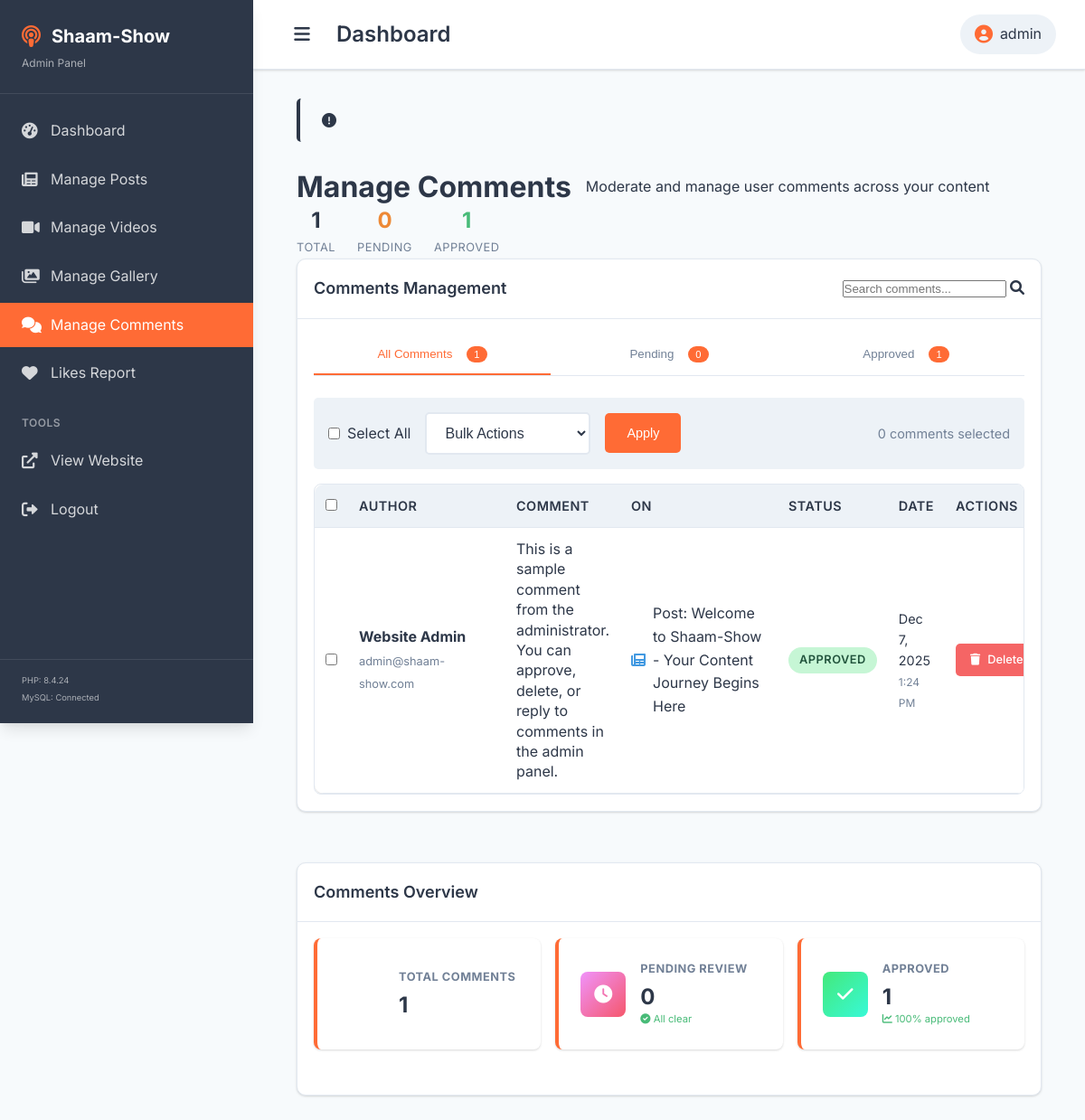
Page /admin/manage-comments.php (signed in) on the committed database.
### tables this page shows
CREATE TABLE comments (
    id INT AUTO_INCREMENT PRIMARY KEY,
    post_id INT NULL,
    video_id INT NULL,
    parent_id INT DEFAULT NULL,
    author_name VARCHAR(100) NOT NULL,
    author_email VARCHAR(150),
    author_website VARCHAR(200),
    author_ip VARCHAR(45),
    content TEXT NOT NULL,
    status ENUM('approved', 'pending', 'spam', 'trash') DEFAULT 'pending',
    likes INT DEFAULT 0,
    is_admin BOOLEAN DEFAULT FALSE,
    created_at TIMESTAMP DEFAULT CURRENT_TIMESTAMP,
    updated_at TIMESTAMP DEFAULT CURRENT_TIMESTAMP ON UPDATE CURRENT_TIMESTAMP,
    INDEX idx_post (post_id),
    INDEX idx_video (video_id),
    INDEX idx_parent (parent_id),
    INDEX idx_status (status),
    INDEX idx_email (author_email),
    INDEX idx_created (created_at),
    FOREIGN KEY (post_id) REFERENCES posts(id) ON DELETE CASCADE,
    FOREIGN KEY (video_id) REFERENCES videos(id) ON DELETE CASCADE,
    FOREIGN KEY (parent_id) REFERENCES comments(id) ON DELETE CASCADE
);

CREATE TABLE posts (
    id INT AUTO_INCREMENT PRIMARY KEY,
    title VARCHAR(255) NOT NULL,
    slug VARCHAR(300) UNIQUE NOT NULL,
    content LONGTEXT NOT NULL,
    excerpt TEXT,
    featured_image VARCHAR(500),
    category_id INT,
    tags JSON,
    reading_time INT DEFAULT 5,
    views INT DEFAULT 0,
    likes INT DEFAULT 0,
    status ENUM('published', 'draft', 'archived') DEFAULT 'draft',
    meta_title VARCHAR(255),
    meta_description TEXT,
    meta_keywords TEXT,
    author_id INT NOT NULL,
    published_at TIMESTAMP NULL,
    created_at TIMESTAMP DEFAULT CURRENT_TIMESTAMP,
    updated_at TIMESTAMP DEFAULT CURRENT_TIMESTAMP ON UPDATE CURRENT_TIMESTAMP,
    INDEX idx_status (status),
    INDEX idx_category (category_id),
    INDEX idx_author (author_id),
    INDEX idx_published (published_at),
    FULLTEXT idx_search (title, content, excerpt)
);

### admin/manage-comments.php (the view, shortened to what this page needs)
<?php
require_once '../includes/config.php';
try {
    $stmt = $pdo->query("
        SELECT c.*,
               p.title as post_title,
               v.title as video_title
        FROM comments c
        LEFT JOIN posts p ON c.post_id = p.id
        LEFT JOIN videos v ON c.video_id = v.id
        ORDER BY c.created_at DESC
    ");
    $comments = $stmt->fetchAll();
} catch (PDOException $e) {
    die("Database error: " . $e->getMessage());
}
$approved_count = 0;
$all_count = count($comments);
foreach ($comments as $comment) {
    if ($comment['status'] === 'approved') $approved_count++;
}
?>
<?php include 'includes/admin-header.php'; ?>
<div class="content-header">
    <div class="header-left">
        <h1>Manage Comments</h1>
        <p class="page-description">Moderate and manage user comments across your content</p>
    </div>
    <div class="header-right">
        <div class="comment-stats">
            <div class="stat-item">
                <span class="stat-number"><?php echo $all_count; ?></span>
                <span class="stat-label">Total</span>
            </div>
            <div class="stat-item">
                <span class="stat-number text-warning"><?php echo $pending_count; ?></span>
                <span class="stat-label">Pending</span>
            </div>
            <div class="stat-item">
                <span class="stat-number text-success"><?php echo $approved_count; ?></span>
                <span class="stat-label">Approved</span>
            </div>
        </div>
    </div>
</div>
<div class="comments-manager">
    <div class="card comments-card">
        <div class="card-header">
            <h2>Comments Management</h2>
            <div class="header-actions">
                <div class="search-box">
                    <input type="text" id="commentsSearch" placeholder="Search comments..." class="search-input">
                    <i class="fas fa-search search-icon"></i>
                </div>
            </div>
        </div>
        <div class="card-body">
            <div class="tabs">
                <button class="tab active" onclick="filterComments('all')">
                    All Comments
                    <span class="tab-badge"><?php echo $all_count; ?></span>
                </button>
                <button class="tab" onclick="filterComments('pending')">
                    Pending
                    <span class="tab-badge"><?php echo $pending_count; ?></span>
                </button>
                <button class="tab" onclick="filterComments('approved')">
                    Approved
                    <span class="tab-badge"><?php echo $approved_count; ?></span>
                </button>
            </div>
            <form method="POST" action="" id="bulkForm">
                <div class="bulk-actions">
                    <div class="bulk-select">
                        <input type="checkbox" id="selectAll" onchange="toggleSelectAll()">
                        <label for="selectAll">Select All</label>
                    </div>
                    <select name="bulk_action" class="form-control bulk-action-select">
                        <option value="">Bulk Actions</option>
                    </select>
                    <button type="submit" class="btn btn-primary bulk-action-btn">
                        Apply
                    </button>
                    <div class="selected-count" id="selectedCount">
                        0 comments selected
                    </div>
                </div>
                <?php if ($comments): ?>
                    <div class="table-responsive">
                        <table class="data-table mobile-friendly">
                            <thead>
                                <tr>
                                    <th width="30">
                                        <input type="checkbox" id="selectAllHeader" onchange="toggleSelectAll()">
                                    </th>
                                    <th>Author</th>
                                    <th>Comment</th>
                                    <th>On</th>
                                    <th>Status</th>
                                    <th>Date</th>
                                    <th width="120">Actions</th>
                                </tr>
                            </thead>
                            <tbody id="commentsTable">
                                <?php foreach ($comments as $comment): ?>
                                <tr class="comment-row" data-status="<?php echo $comment['status']; ?>">
                                    <td>
                                        <input type="checkbox" name="comment_ids[]" value="<?php echo $comment['id']; ?>" class="comment-checkbox" onchange="updateSelectedCount()">
                                    </td>
                                    <td>
                                        <div class="comment-author">
                                            <strong><?php echo htmlspecialchars($comment['author_name']); ?></strong>
                                            <?php if ($comment['author_email']): ?>
                                                <br><small class="author-email"><?php echo htmlspecialchars($comment['author_email']); ?></small>
                                            <?php endif; ?>
                                        </div>
                                    </td>
                                    <td>
                                        <div class="comment-content">
                                            <?php echo htmlspecialchars($comment['content']); ?>
                                        </div>
                                    </td>
                                    <td>
                                        <div class="comment-context">
                                            <?php if ($comment['post_title']): ?>
                                                <i class="fas fa-newspaper text-primary"></i>
                                                Post: <?php echo htmlspecialchars($comment['post_title']); ?>
                                            <?php elseif ($comment['video_title']): ?>
                                                <i class="fas fa-video text-danger"></i>
                                                Video: <?php echo htmlspecialchars($comment['video_title']); ?>
                                            <?php else: ?>
                                                <span class="text-muted">N/A</span>
                                            <?php endif; ?>
                                        </div>
                                    </td>
                                    <td>
                                        <span class="status-badge status-<?php echo $comment['status']; ?>">
                                            <?php echo ucfirst($comment['status']); ?>
                                        </span>
                                    </td>
                                    <td>
                                        <div class="comment-date">
                                            <?php echo date('M j, Y', strtotime($comment['created_at'])); ?>
                                            <br>
                                            <small><?php echo date('g:i A', strtotime($comment['created_at'])); ?></small>
                                        </div>
                                    </td>
                                    <td>
                                        <div class="actions">
                                            <a href="manage-comments.php?delete=<?php echo $comment['id']; ?>"
                                               class="btn btn-danger btn-sm"
                                               onclick="return confirm('Are you sure you want to delete this comment? This action cannot be undone.')"
                                               title="Delete comment">
                                                <i class="fas fa-trash"></i>
                                                <span class="btn-text">Delete</span>
                                            </a>
                                        </div>
                                    </td>
                                </tr>
                                <?php endforeach; ?>
                            </tbody>
                        </table>
                    </div>
                <?php endif; ?>
            </form>
        </div>
    </div>
    <div class="card stats-card">
        <div class="card-header">
            <h2>Comments Overview</h2>
        </div>
        <div class="card-body">
            <div class="stats-grid">
                <div class="stat-card">
                    <div class="stat-icon">
                        <i class="fas fa-comments"></i>
                    </div>
                    <div class="stat-content">
                        <h3>Total Comments</h3>
                        <div class="stat-number"><?php echo $all_count; ?></div>
                    </div>
                </div>
                <div class="stat-card">
                    <div class="stat-icon pending">
                        <i class="fas fa-clock"></i>
                    </div>
                    <div class="stat-content">
                        <h3>Pending Review</h3>
                        <div class="stat-number"><?php echo $pending_count; ?></div>
                        <?php if ($pending_count > 0): ?>
                            <div class="stat-change negative">
                                <i class="fas fa-exclamation-circle"></i>
                                Needs attention
                            </div>
                        <?php else: ?>
                            <div class="stat-change positive">
                                <i class="fas fa-check-circle"></i>
                                All clear
                            </div>
                        <?php endif; ?>
                    </div>
                </div>
                <div class="stat-card">
                    <div class="stat-icon approved">
                        <i class="fas fa-check"></i>
                    </div>
                    <div class="stat-content">
                        <h3>Approved</h3>
                        <div class="stat-number"><?php echo $approved_count; ?></div>
                        <div class="stat-change positive">
                            <i class="fas fa-chart-line"></i>
                            <?php echo $all_count > 0 ? round(($approved_count / $all_count) * 100) : 0; ?>% approved
                        </div>
                    </div>
                </div>
            </div>
        </div>
    </div>
</div>
<?php include 'includes/admin-footer.php'; ?>

### admin/manage-comments.php (style rules this page uses)
.comments-manager { display: flex; flex-direction: column; gap: 2rem; }
.comment-stats { display: flex; gap: 1.5rem; align-items: center; }
.stat-item { text-align: center; }
.stat-number { display: block; font-size: 1.5rem; font-weight: 700; margin-bottom: 0.25rem; }
.stat-label { font-size: 0.8rem; color: var(--admin-text-light); text-transform: uppercase; letter-spacing: 0.5px; }
.text-warning { color: var(--admin-warning); }
.text-success { color: var(--admin-success); }
.text-primary { color: var(--admin-info); }
.tabs { display: flex; margin-bottom: 1.5rem; border-bottom: 1px solid var(--admin-border); flex-wrap: wrap; }
.tab { padding: 0.75rem 1.5rem; background: none; border: none; cursor: pointer; font-weight: 500; color: var(--admin-text-light); border-bottom: 2px solid transparent; transition: all 0.3s; min-height: 44px; flex: 1; min-width: 120px; text-align: center; display: flex; align-items: center; justify-content: center; gap: 0.5rem; }
.tab.active { color: var(--admin-accent); border-bottom-color: var(--admin-accent); }
.tab-badge { background: var(--admin-accent); color: white; padding: 0.2rem 0.5rem; border-radius: 10px; font-size: 0.7rem; }
.bulk-actions { display: flex; gap: 1rem; align-items: center; margin-bottom: 1rem; padding: 1rem; background: var(--admin-border-light); border-radius: 5px; flex-wrap: wrap; }
.bulk-select { display: flex; align-items: center; gap: 0.5rem; }
.bulk-action-select { width: auto; min-width: 150px; }
.bulk-action-btn { min-width: 80px; }
.selected-count { margin-left: auto; font-size: 0.9rem; color: var(--admin-text-light); }
.comment-author { min-width: 150px; }
.author-email, .author-website { font-size: 0.8rem; color: var(--admin-text-light); }
.comment-content { max-width: 300px; line-height: 1.4; word-wrap: break-word; }
.comment-context { display: flex; align-items: center; gap: 0.5rem; min-width: 150px; }
.comment-date { font-size: 0.9rem; color: var(--admin-text); }
.comment-date small { color: var(--admin-text-light); }
.stats-grid { display: grid; grid-template-columns: repeat(auto-fit, minmax(200px, 1fr)); gap: 1rem; }
.stats-card .stat-card { background: var(--admin-card-bg); padding: 1.5rem; border-radius: 8px; box-shadow: var(--admin-shadow); border-left: 4px solid var(--admin-accent); display: flex; align-items: center; gap: 1rem; transition: all 0.3s; }
.stats-card .stat-icon { width: 50px; height: 50px; border-radius: 8px; display: flex; align-items: center; justify-content: center; font-size: 1.25rem; color: white; flex-shrink: 0; }
.stats-card .stat-icon.pending { background: linear-gradient(135deg, #f093fb, #f5576c); }
.stats-card .stat-icon.approved { background: linear-gradient(135deg, #43e97b, #38f9d7); }
.stats-card .stat-content h3 { font-size: 0.8rem; color: var(--admin-text-light); margin-bottom: 0.5rem; text-transform: uppercase; letter-spacing: 0.5px; }
.stats-card .stat-number { font-size: 1.5rem; font-weight: 700; color: var(--admin-text); line-height: 1; margin-bottom: 0.25rem; }
.stats-card .stat-change { font-size: 0.7rem; }

### rows in the picture
comments: author_name "Website Admin", author_email "admin@shaam-show.com", content "This is a sample comment from the administrator. You can approve, delete, or reply to comments in the admin panel.", post.title "Welcome to Shaam-Show - Your Content Journey Begins Here", status "APPROVED", created_at "Dec 7, 2025", created_at "1:24 PM"

### other values in the picture
PHP_VERSION "8.4.24"
$page_title "Dashboard"
$admin_name "admin"
$all_count "1"
$pending_count "0"
$approved_count "1"
